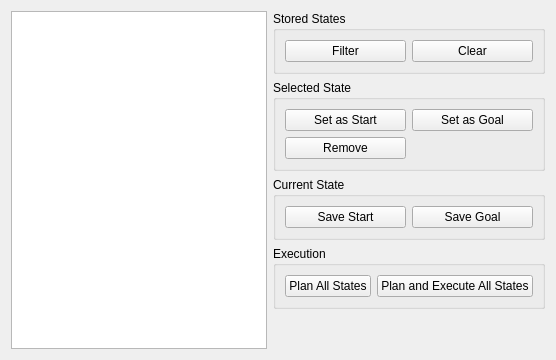
     <widget class="QWidget" name="stored_states">
      <attribute name="title">
       <string>Stored States</string>
      </attribute>
      <layout class="QHBoxLayout" name="horizontalLayout_2">
       <item>
        <widget class="QListWidget" name="list_states"/>
       </item>
       <item>
        <layout class="QVBoxLayout" name="verticalLayout_4">
         <item>
          <widget class="QGroupBox" name="groupBox_15">
           <property name="title">
            <string>Stored States</string>
           </property>
           <layout class="QGridLayout" name="gridLayout_17">
            <item row="0" column="0">
             <widget class="QPushButton" name="load_state_button">
              <property name="text">
               <string>Filter</string>
              </property>
             </widget>
            </item>
            <item row="0" column="1">
             <widget class="QPushButton" name="clear_states_button">
              <property name="text">
               <string>Clear</string>
              </property>
             </widget>
            </item>
           </layout>
          </widget>
         </item>
         <item>
          <widget class="QGroupBox" name="groupBox_16">
           <property name="title">
            <string>Selected State</string>
           </property>
           <layout class="QGridLayout" name="gridLayout_15">
            <item row="0" column="0">
             <widget class="QPushButton" name="set_as_start_state_button">
              <property name="text">
               <string>Set as Start</string>
              </property>
             </widget>
            </item>
            <item row="0" column="1">
             <widget class="QPushButton" name="set_as_goal_state_button">
              <property name="text">
               <string>Set as Goal</string>
              </property>
             </widget>
            </item>
            <item row="1" column="0">
             <widget class="QPushButton" name="remove_state_button">
              <property name="text">
               <string>Remove</string>
              </property>
             </widget>
            </item>
           </layout>
          </widget>
         </item>
         <item>
          <widget class="QGroupBox" name="groupBox_17">
           <property name="title">
            <string>Current State</string>
           </property>
           <layout class="QGridLayout" name="gridLayout_16">
            <item row="0" column="0">
             <widget class="QPushButton" name="save_start_state_button">
              <property name="text">
               <string>Save Start</string>
              </property>
             </widget>
            </item>
            <item row="0" column="1">
             <widget class="QPushButton" name="save_goal_state_button">
              <property name="text">
               <string>Save Goal</string>
              </property>
             </widget>
            </item>
           </layout>
          </widget>
         </item>
         <item>
          <widget class="QGroupBox" name="groupBox_18">
           <property name="title">
            <string>Execution</string>
           </property>
           <layout class="QGridLayout" name="gridLayout_17">
            <item row="0" column="0">
             <widget class="QPushButton" name="plan_all_states_button">
              <property name="text">
               <string>Plan All States</string>
              </property>
             </widget>
            </item>
            <item row="0" column="1">
             <widget class="QPushButton" name="plan_and_execute_all_states_button">
              <property name="text">
               <string>Plan and Execute All States</string>
              </property>
             </widget>
            </item>
           </layout>
          </widget>
         </item>
         <item>
          <spacer name="verticalSpacer_8">
           <property name="orientation">
            <enum>Qt::Vertical</enum>
           </property>
           <property name="sizeHint" stdset="0">
            <size>
             <width>20</width>
             <height>40</height>
            </size>
           </property>
          </spacer>
         </item>
        </layout>
       </item>
      </layout>
     </widget>
